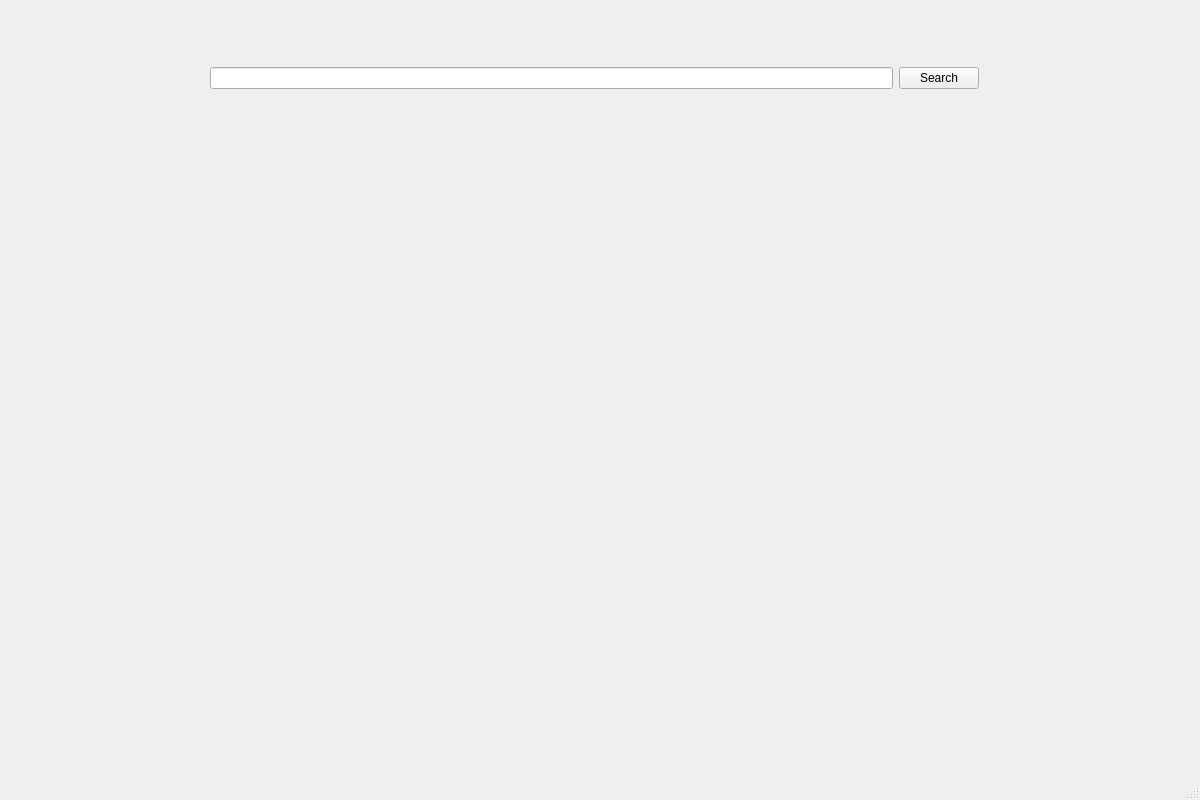
<?xml version="1.0" encoding="UTF-8"?>
<ui version="4.0">
 <class>MainWindow</class>
 <widget class="QMainWindow" name="MainWindow">
  <property name="geometry">
   <rect>
    <x>0</x>
    <y>0</y>
    <width>1200</width>
    <height>800</height>
   </rect>
  </property>
  <property name="windowTitle">
   <string>MainWindow</string>
  </property>
  <widget class="QWidget" name="centralwidget">
   <widget class="QWidget" name="horizontalLayoutWidget">
    <property name="geometry">
     <rect>
      <x>210</x>
      <y>60</y>
      <width>769</width>
      <height>36</height>
     </rect>
    </property>
    <layout class="QHBoxLayout" name="horizontalLayout">
     <item>
      <widget class="QLineEdit" name="findStock"/>
     </item>
     <item>
      <widget class="QPushButton" name="searchButton">
       <property name="text">
        <string>Search</string>
       </property>
      </widget>
     </item>
    </layout>
   </widget>
   <widget class="QWidget" name="verticalLayoutWidget">
    <property name="geometry">
     <rect>
      <x>250</x>
      <y>170</y>
      <width>671</width>
      <height>441</height>
     </rect>
    </property>
    <layout class="QVBoxLayout" name="stockData"/>
   </widget>
  </widget>
  <widget class="QStatusBar" name="statusbar"/>
 </widget>
 <resources/>
 <connections/>
</ui>
